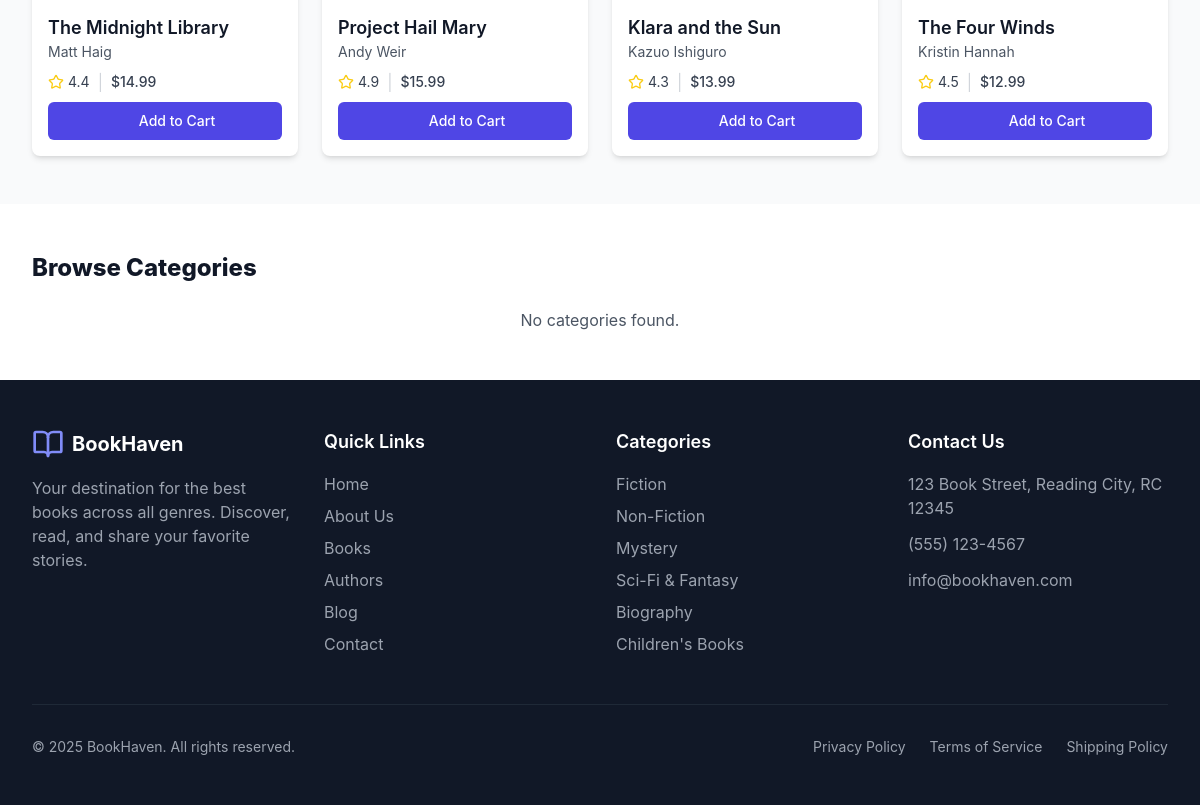
The app's page / (lower part), older data.
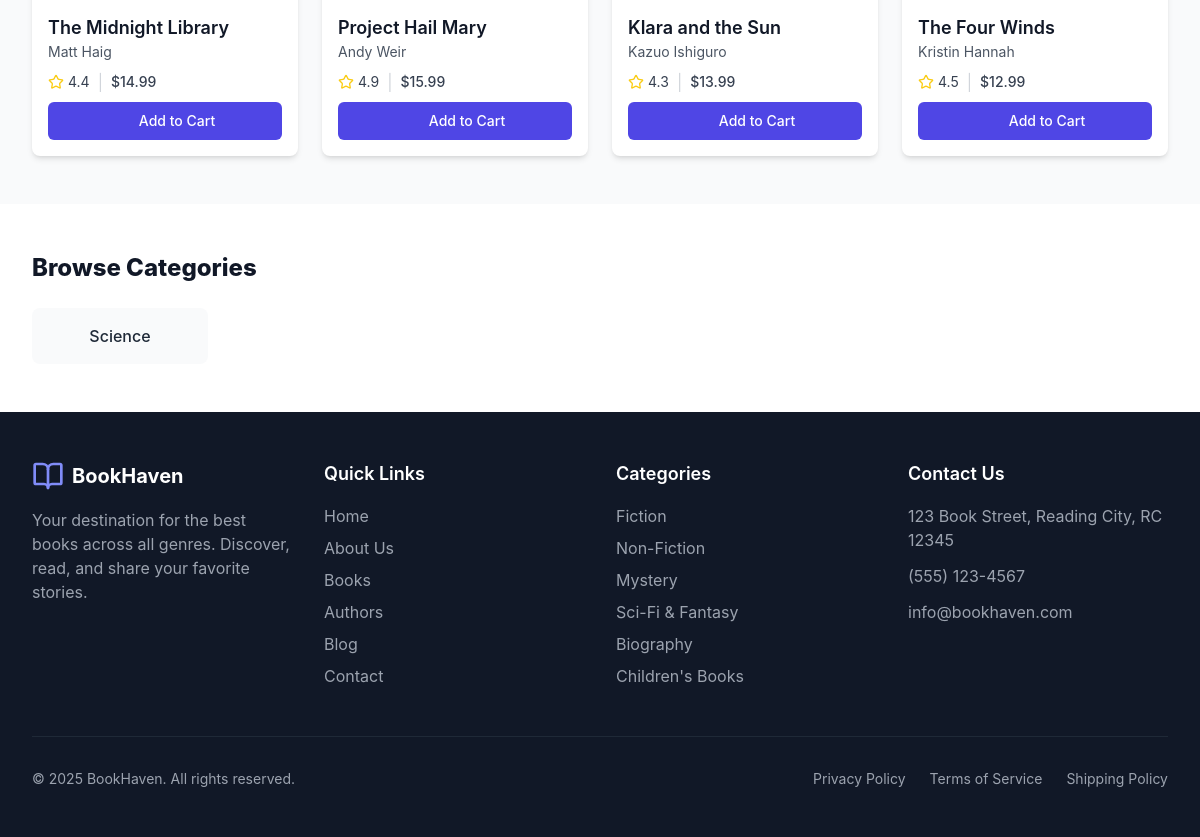
The same page, newer data.
### store/models.py (models this page shows, shortened)
class Category(models.Model):
    name = models.CharField(max_length=255, unique=True)
    slug = models.SlugField(max_length=255, unique=True, blank=True)

### bookstore/views.py (the view)
# urls.py: 2. Add a URL to urlpatterns:  path('', views.home, name='home')
def home(request):
    categories = Category.objects.all()
    return render(request, 'home.html', {
        "categories": categories
    })

### templates/home.html (shortened to what this page needs)
{% extends "base.html" %}
{% block content %}
<div id="app" class="min-h-screen bg-gray-50">
  <main id="main-content">
    <section id="new-releases" class="py-12 bg-gray-50">
      <div class="max-w-7xl mx-auto px-4 sm:px-6 lg:px-8">
        <div class="grid grid-cols-1 sm:grid-cols-2 lg:grid-cols-4 gap-6" id="new-releases-books">
        </div>
      </div>
    </section>
    <section id="categories" class="py-12 bg-white">
      <div class="max-w-7xl mx-auto px-4 sm:px-6 lg:px-8">
        <h2 class="text-2xl font-extrabold text-gray-900 mb-6">Browse Categories</h2>
        <div class="grid grid-cols-2 md:grid-cols-3 lg:grid-cols-6 gap-4" id="categories-grid">
          {% for category in categories %}
          <div class="bg-gray-50 hover:bg-gray-100 rounded-lg p-4 text-center cursor-pointer transition duration-200">
            <a href="#" class="font-medium text-gray-800">
              {{ category.name }}
            </a>
          </div>
          {% empty %}
          <p class="text-gray-600 col-span-full text-center">No categories found.</p>
          {% endfor %}
        </div>
      </div>
    </section>
  </main>
  <footer class="bg-gray-900 text-white">
    <div class="max-w-7xl mx-auto px-4 sm:px-6 lg:px-8 py-12">
      <div class="grid grid-cols-1 md:grid-cols-4 gap-8">
        <div>
          <div class="flex items-center mb-4">
            <i class="lucide-book-open h-8 w-8 text-indigo-400">
            </i>
            <span class="ml-2 text-xl font-bold">BookHaven</span>
          </div>
          <p class="text-gray-400 mb-4">
            Your destination for the best books across all genres. Discover, read, and share your favorite stories.
          </p>
        </div>
        <div>
          <h3 class="text-lg font-semibold mb-4">Quick Links</h3>
          <ul class="space-y-2">
            <li><a href="#" class="text-gray-400 hover:text-white">Home</a></li>
            <li><a href="#" class="text-gray-400 hover:text-white">About Us</a></li>
            <li><a href="#" class="text-gray-400 hover:text-white">Books</a></li>
            <li><a href="#" class="text-gray-400 hover:text-white">Authors</a></li>
            <li><a href="#" class="text-gray-400 hover:text-white">Blog</a></li>
            <li><a href="#" class="text-gray-400 hover:text-white">Contact</a></li>
          </ul>
        </div>
        <div>
          <h3 class="text-lg font-semibold mb-4">Categories</h3>
          <ul class="space-y-2">
            <li><a href="#" class="text-gray-400 hover:text-white">Fiction</a></li>
            <li><a href="#" class="text-gray-400 hover:text-white">Non-Fiction</a></li>
            <li><a href="#" class="text-gray-400 hover:text-white">Mystery</a></li>
            <li><a href="#" class="text-gray-400 hover:text-white">Sci-Fi & Fantasy</a></li>
            <li><a href="#" class="text-gray-400 hover:text-white">Biography</a></li>
            <li><a href="#" class="text-gray-400 hover:text-white">Children's Books</a></li>
          </ul>
        </div>
        <div>
          <h3 class="text-lg font-semibold mb-4">Contact Us</h3>
          <ul class="space-y-3">
            <li class="flex items-start">
              <span class="text-gray-400">123 Book Street, Reading City, RC 12345</span>
            </li>
            <li class="flex items-center">
              <span class="text-gray-400">(555) 123-4567</span>
            </li>
            <li class="flex items-center">
              <span class="text-gray-400">info@bookhaven.com</span>
            </li>
          </ul>
        </div>
      </div>
      <div class="border-t border-gray-800 mt-12 pt-8 flex flex-col md:flex-row justify-between items-center">
        <p class="text-gray-400 text-sm">© 2025 BookHaven. All rights reserved.</p>
        <div class="mt-4 md:mt-0 flex space-x-6">
          <a href="#" class="text-gray-400 hover:text-white text-sm">Privacy Policy</a>
          <a href="#" class="text-gray-400 hover:text-white text-sm">Terms of Service</a>
          <a href="#" class="text-gray-400 hover:text-white text-sm">Shipping Policy</a>
        </div>
      </div>
    </div>
  </footer>
</div>
{% endblock %}

Row changes from the older to the newer data that the page shows:
added Category: name "Science"
Text that changed along with them:
text no longer shown: "No categories found."
